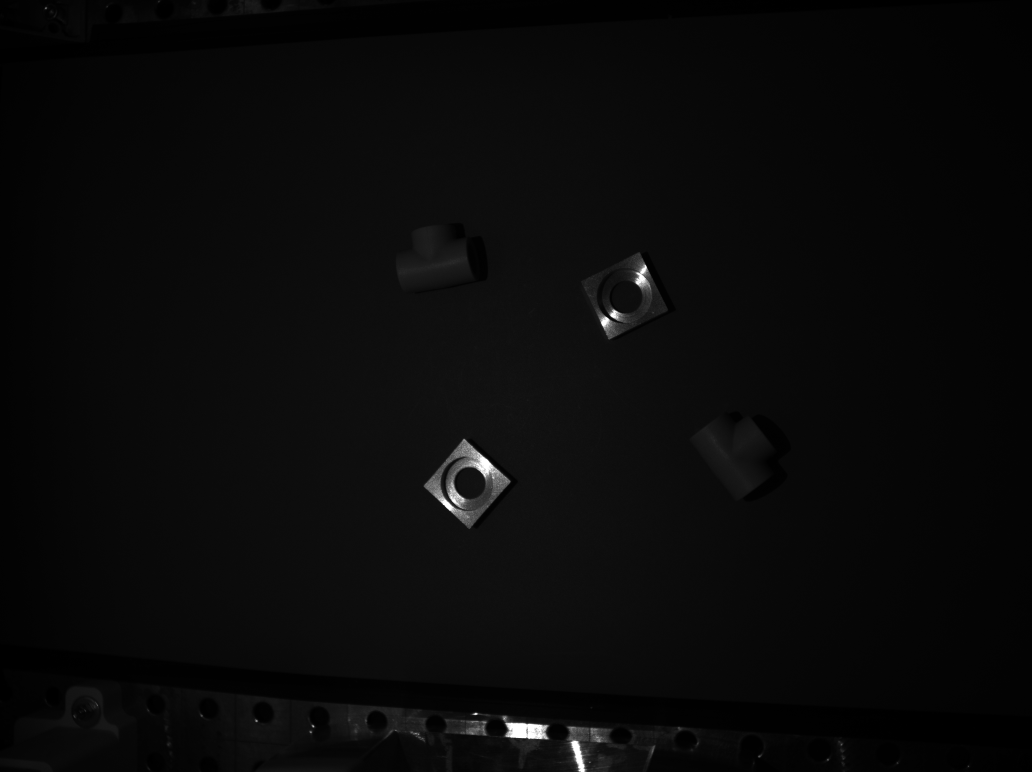
#> input picture Additional/raw/images/Image_00001.png, 2064 x 1544 px, found by its file name (shown at 1/2 size); its folder holds 4 pictures in this run
$ python image_processing.py
#> lines starting #> are read from the running program, lines starting #| are printed output that depends on the picture; pictures that were not available may be replaced by others from this repository, and a replacement may not be noted
#> in main, image_in is the input picture: shape (1544, 2064, 3); min 0, max 255, mean 9.6
### src/Lib/Utilities/Image_Processing.py
"""
## =========================================================================== ##
MIT License
Copyright (c) 2023 Roman Parak
Permission is hereby granted, free of charge, to any person obtaining a copy
of this software and associated documentation files (the "Software"), to deal
in the Software without restriction, including without limitation the rights
to use, copy, modify, merge, publish, distribute, sublicense, and/or sell
copies of the Software, and to permit persons to whom the Software is
furnished to do so, subject to the following conditions:
The above copyright notice and this permission notice shall be included in all
copies or substantial portions of the Software.
THE SOFTWARE IS PROVIDED "AS IS", WITHOUT WARRANTY OF ANY KIND, EXPRESS OR
IMPLIED, INCLUDING BUT NOT LIMITED TO THE WARRANTIES OF MERCHANTABILITY,
FITNESS FOR A PARTICULAR PURPOSE AND NONINFRINGEMENT. IN NO EVENT SHALL THE
AUTHORS OR COPYRIGHT HOLDERS BE LIABLE FOR ANY CLAIM, DAMAGES OR OTHER
LIABILITY, WHETHER IN AN ACTION OF CONTRACT, TORT OR OTHERWISE, ARISING FROM,
OUT OF OR IN CONNECTION WITH THE SOFTWARE OR THE USE OR OTHER DEALINGS IN THE
SOFTWARE.
## =========================================================================== ##
Author   : Roman Parak
Email    : Roman.Parak@outlook.com
Github   : https://github.com/rparak
File Name: Image_Processing.py
## =========================================================================== ##
"""

# Numpy (Array computing) [pip3 install numpy]
import numpy as np
# Typing (Support for type hints)
import typing as tp
# OpenCV (Computer Vision) [pip3 install opencv-python]
import cv2
# Custom Library:
#   ../Lib/Utilities/General
import Lib.Utilities.General
#   ../Lib/Transformation/Utilities/Mathematics
import Lib.Transformation.Utilities.Mathematics as Mathematics

def Get_Alpha_Beta_Parameters(image: tp.List[tp.List[int]], clip_limit: float) -> tp.Tuple[float, float]:
    """
    Description:
        Function to adjust the contrast and brightness parameters of the input image by clipping the histogram.

        The main core of the function is to obtain the alpha and beta parameters
        to determine the equation:
            g(i, j) = alpha * f(i, j) + beta,

            where g(i, j) are the input (source) pixels of the image, f(i, j) are the output pixels
            of the image, and alpha, beta are the contrast and brightness parameters.

    Args:
        (1) image [Vector<float> Image Shape {Resolution<x, y>}]: Input raw image.
        (2) clip_limit [float]: Parameter for histogram clipping in percentage.

    Returns:
        (1) parameter [float]: A gain (contrast) parameter called alpha.
        (2) parameter [float]: A bias (brightness) parameter called beta.
    """
#> called with clip_limit = 1.5

    image_copy = image.copy()

    # Calculate the grayscale histogram of the image.
    image_hist = cv2.calcHist([image_copy], [0], None, [256], [0, 256])
#> image_hist = 256 values, max 252747 at index 8, min 0 at index 254, mean 12448.5

    # Get the cumulative sum of the elements (histogram).
    c_hist = np.cumsum(image_hist)
#> c_hist = 256 values from 53052 to 3186816

    # Modify the percentage to clip the histogram.
    c_hist_max = c_hist[-1]
#> c_hist_max = 3186816
    clip_limit_mod = clip_limit * (c_hist_max/float(100.0*2.0))
#> clip_limit_mod = 23901.1

    # Clip the histogram if the values are outside the limit.
    min_value = 0; max_value = c_hist.size - 1
#> after `max_value = c_hist.size - 1`: max_value = 255
    for _, c_hist_i in enumerate(c_hist):
        if c_hist_i < clip_limit_mod:
            min_value += 1

        if c_hist_i >= (c_hist_max - clip_limit_mod):
            max_value -= 1
#> this loop made 256 passes
#> (c_hist_i, max_value) on passes 51 to 60: (3162941, 254), (3163229, 253), (3163535, 252), (3163864, 251), (3164166, 250), (3164481, 249), (3164748, 248), (3165040, 247), (3165320, 246), (3165576, 245)
#> max_value on passes 61 to 66: 244, 243, 242, 241, 240, 239
#> after the loop, max_value = 49; min_value = 0

    # Express the alpha and beta parameters.
    #   Gain (contrast) parameter.
    alpha = 255 / (max_value - min_value)
#> alpha = 5.2
    #   Bias (brightness) parameter.
    beta  = (-1) * (min_value * alpha)
#> beta = 0

    return (alpha, beta)

# [203 lines left out: functions Draw_Bounding_Box, YOLO_ONNX_Format_Object_Detection, not called in this run]


### src/Lib/Camera/image_processing.py
# System (Default)
import sys
#   Add access if it is not in the system path.
if '../../../' + 'src' not in sys.path:
    sys.path.append('../../../' + 'src')
# Time (Time access and conversions)
import time
# OS (Operating system interfaces)
import os
# OpenCV (Computer Vision) [pip3 install opencv-python]
import cv2
# Custom Library:
#   ../Lib/Utilities/Image_Processing
import Lib.Utilities.Image_Processing
#   ../Lib/Transformation/Utilities/Mathematics
import Lib.Transformation.Utilities.Mathematics as Mathematics

"""
Description:
    Initialization of constants.
"""
# The ID of the object to be processed.
#   ID{0} = 'T_Joint'
#   ID{1} = 'Metal_Blank'
CONST_OBJECT_ID = 0
# Number of data to be processed.
# Note:
#   It must be equal to the number of data
#   in the raw images folder.
CONST_NUM_OF_DATA = 7
# Specified parameter of each object for histogram
# clipping in percentage.
CONST_CLIP_LIMIT = [0.75, 1.25]
# The type of image folder to be processed.
#   'DATASET': Images for the dataset.
#   'ADDITIONAL': Images for additional tests.
CONST_IMAGE_FOLDER_TYPE = 'ADDITIONAL'

def main():
    """
    Description:
        A simple script to adjust the contrast {alpha} and brightness {beta} of a raw image.

        Note:
            The raw images were collected using the script here:
                ./Data_Collection/scan.py
    """

    # Locate the path to the project folder.
    project_folder = os.getcwd().split('Blender_Synthetic_Data')[0] + 'Blender_Synthetic_Data'

    # Processes the data up to the desired maximum number of iterations, which is given by the constant {CONST_NUM_OF_DATA}.
    i = 0
    while CONST_NUM_OF_DATA > i:
        # Start the timer.
        t_0 = time.time()

        # The specified path to the folder from which the image will be loaded (*_in) and where the image will be saved (*_out).
        if CONST_IMAGE_FOLDER_TYPE == 'DATASET':
            file_path_in  = f'{project_folder}/Data/Camera/raw/images/Object_ID_{CONST_OBJECT_ID}_{(i + 1):05}.png'
            file_path_out = f'{project_folder}/Data/Camera/processed/images/Object_ID_{CONST_OBJECT_ID}_{(i + 1):05}.png'
        elif CONST_IMAGE_FOLDER_TYPE == 'ADDITIONAL':
            file_path_in  = f'{project_folder}/Additional/raw/images/Image_{(i + 1):05}.png'
            file_path_out = f'{project_folder}/Additional/processed/images/Image_{(i + 1):05}.png'

        # Loads the image to the specified file.
        image_in = cv2.imread(file_path_in)

        # Function to adjust the contrast and brightness parameters of the input image
        # by clipping the histogram.
        if CONST_IMAGE_FOLDER_TYPE == 'DATASET':
            (alpha_custom, beta_custom) = Lib.Utilities.Image_Processing.Get_Alpha_Beta_Parameters(image_in, CONST_CLIP_LIMIT[CONST_OBJECT_ID])
        elif CONST_IMAGE_FOLDER_TYPE == 'ADDITIONAL':
            (alpha_custom, beta_custom) = Lib.Utilities.Image_Processing.Get_Alpha_Beta_Parameters(image_in, 1.5)
#> alpha_custom = 5.2; beta_custom = 0

        # Adjust the contrast and brightness of the image using the alpha and beta parameters.
        #   Equation:
        #       g(i, j) = alpha * f(i, j) + beta
        image_out = cv2.convertScaleAbs(image_in, alpha=alpha_custom, beta=beta_custom)
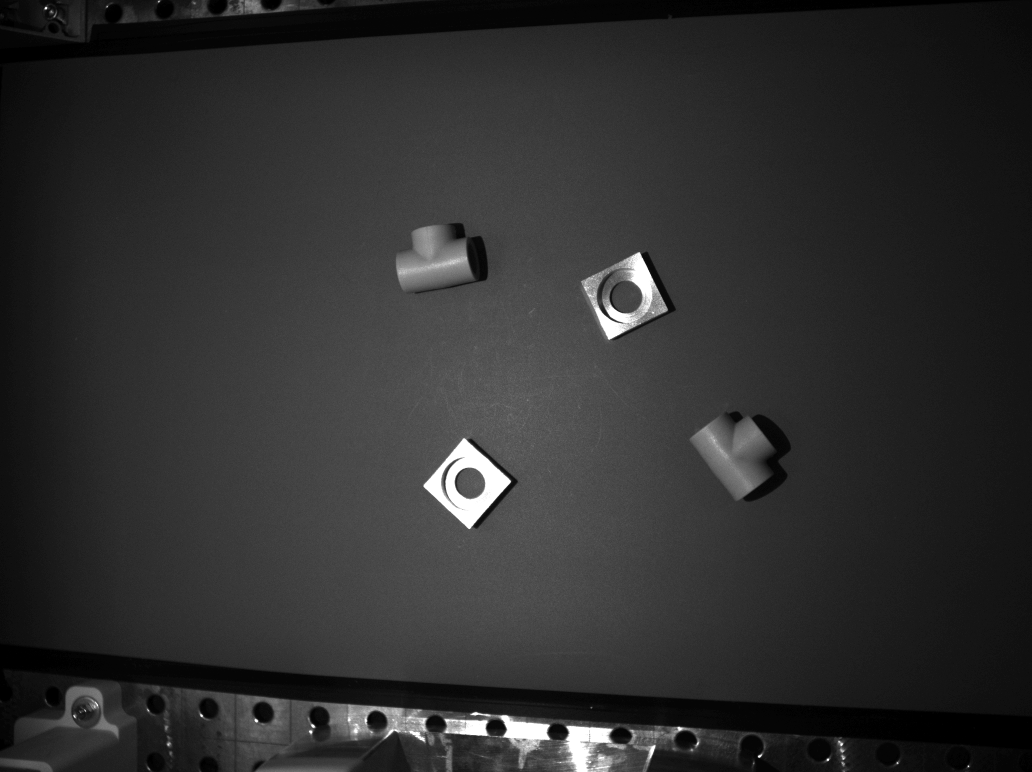
#> image_out: shape (1544, 2064, 3) (shown at 1/2 size); min 0, max 255, mean 46.7
#> pass 3 of the loop in main, `while CONST_NUM_OF_DATA > i:`:
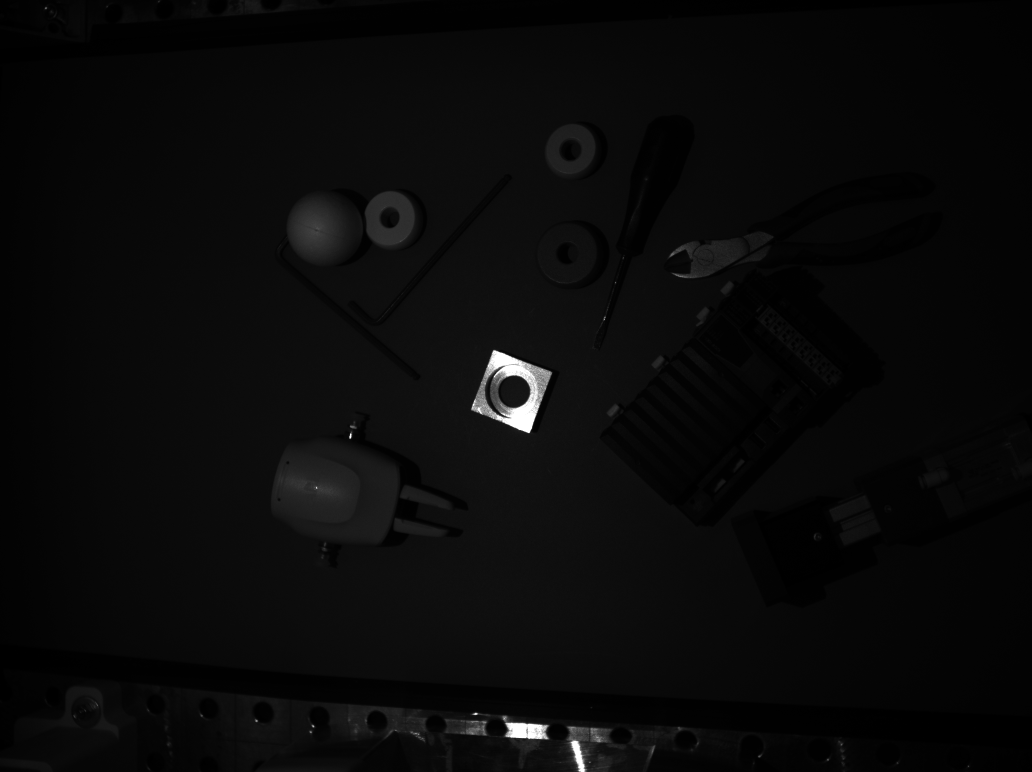
#> input picture Additional/raw/images/Image_00003.png, 2064 x 1544 px, found by its file name (shown at 1/2 size)
#> in main, image_in is the input picture: shape (1544, 2064, 3); min 0, max 255, mean 9.5
#> alpha_custom = 5
#> in main, `image_out = cv2.convertScaleAbs(image_in, alpha=alpha_custom, beta=bet..`:
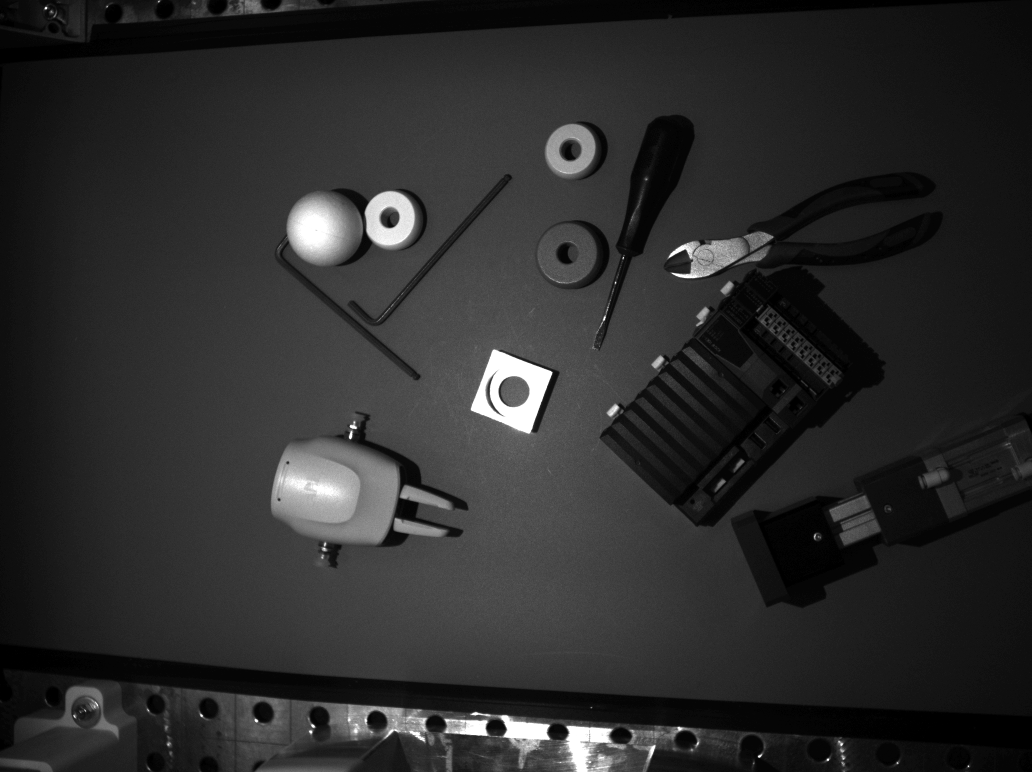
#> image_out: shape (1544, 2064, 3) (shown at 1/2 size); min 0, max 255, mean 43.8
#> the loop made 7 passes; the first 3 are shown

        # Saves the image to the specified file.
        cv2.imwrite(file_path_out, image_out)
        i += 1

        # Display information.
        print(f'[INFO] The image with index {(i + 1)} was successfully saved to the folder.')
        print(f'[INFO]  - Path: {file_path_out}')
        print(f'[INFO] Time: {(time.time() - t_0):0.05f} in seconds.')

    print('[INFO] The data processing was completed successfully.')

if __name__ == '__main__':
    sys.exit(main())
#> (the program exits here)
